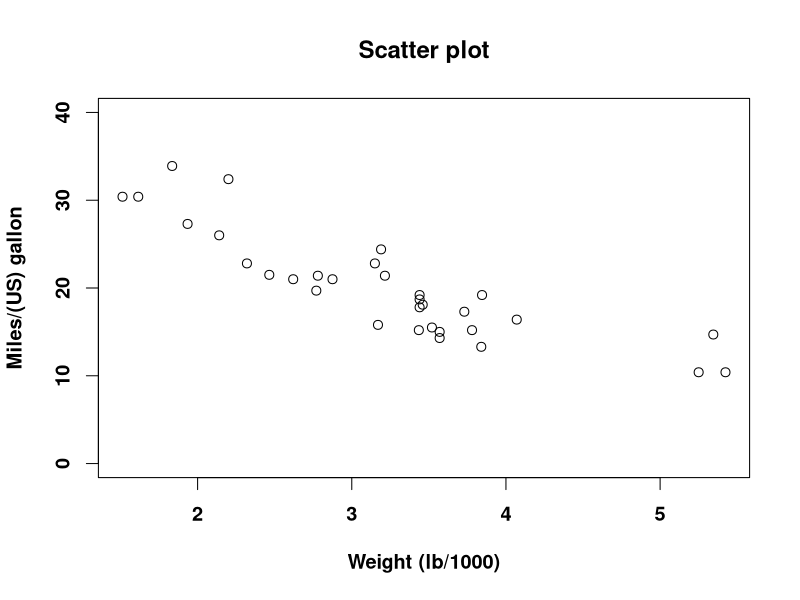
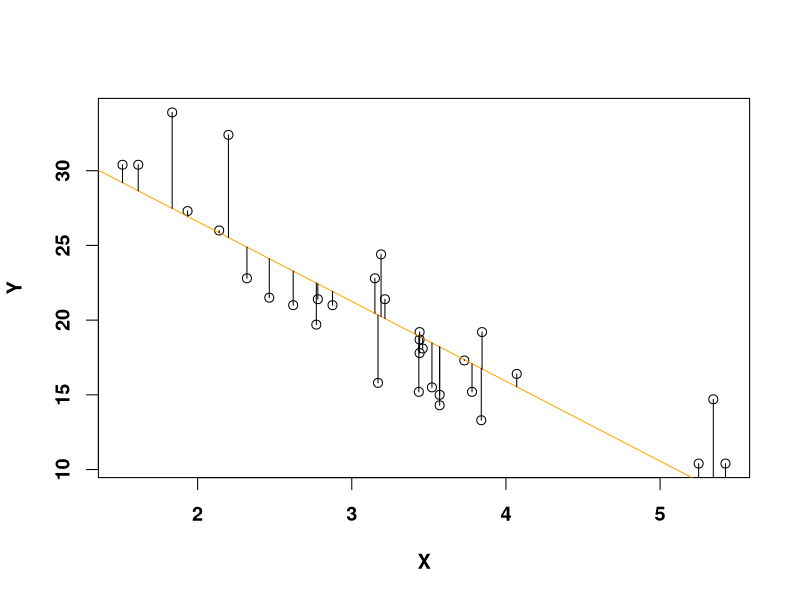
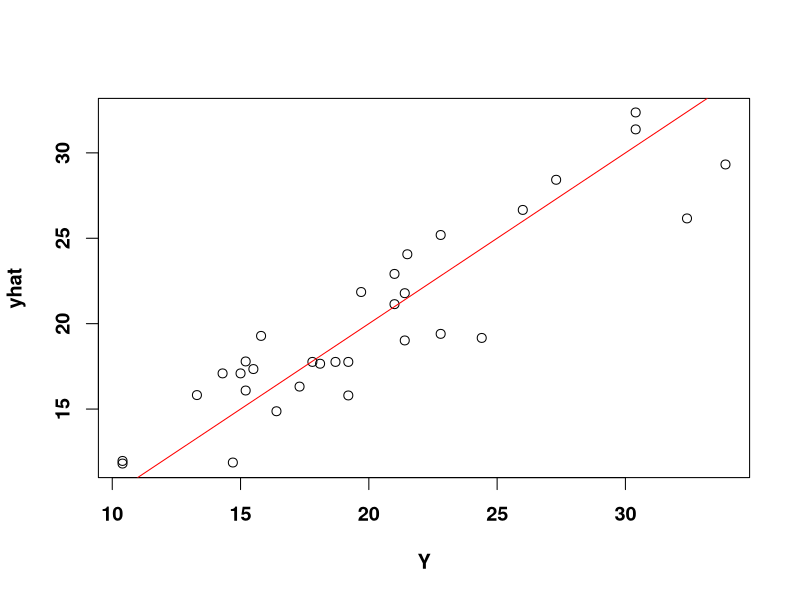
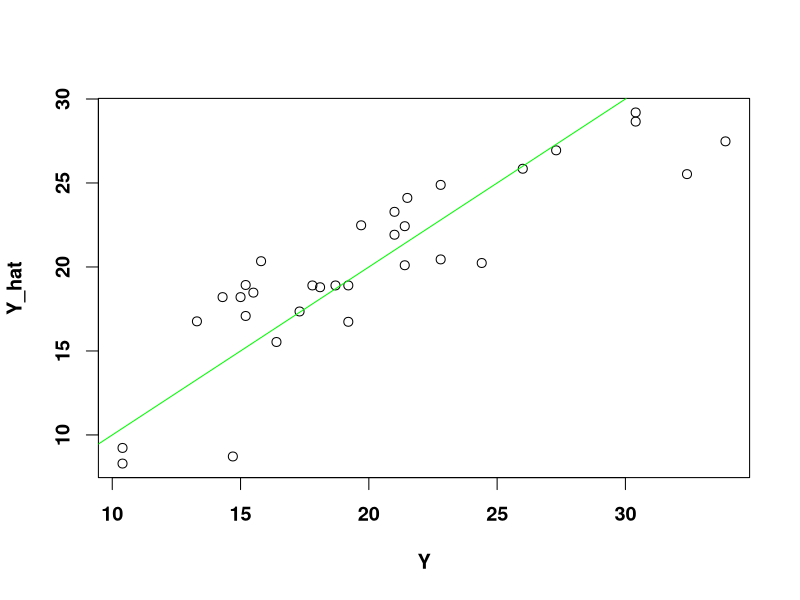
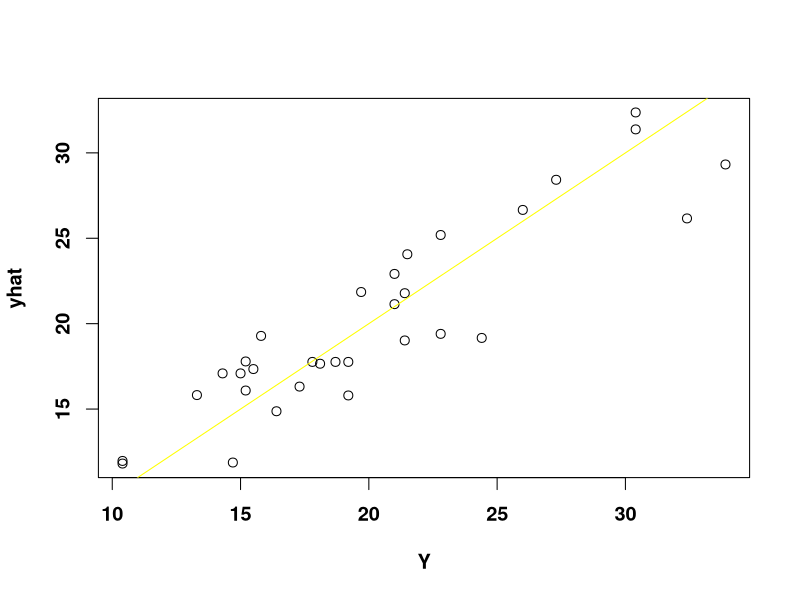
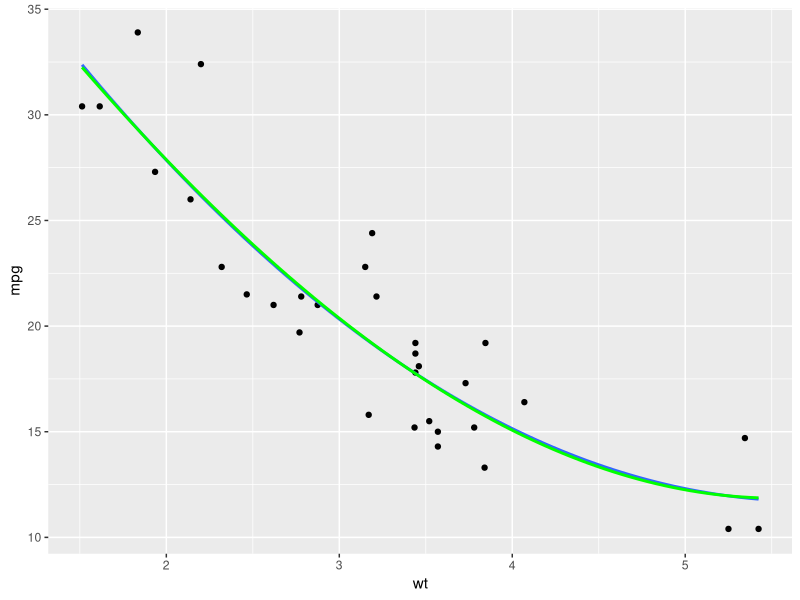

Source code (R) for these figures, in order:
## ---- chunk 1
knitr::opts_chunk$set(echo = TRUE)
library(tidyverse)
setwd("/Users/CarolineHommel/Desktop/Uni/Semester tres/Methods 3/methods git/github_methods_3/week_01")
## ---- chunk 2
formula <- y ~ x ## y as a function of x
y ~ 1 ## model the intercept for "y"
y ~ x ## model the main effect of x and the intercept for y
y ~ x + 1 ## the same as above (+ 1 is implicit)
y ~ x + 0 ## model the main effect of x and no intercept
y ~ x - 1 ## the same as above
y ~ 0 ## doesn't model anything (for completeness)
y ~ x + z ## model the main effects x and z (and an intercept)
y ~ x:z ## model interaction of x and z
y ~ x * z ## model the main effects x and z and their interaction
y ~ x + z + x:z ## the same as above
## ---- chunk 3
par(font.lab=2, font.axis=2, cex=1.2)
plot(mpg ~ wt, data=mtcars, xlab='Weight (lb/1000)', ylab='Miles/(US) gallon',
     main='Scatter plot', ylim=c(0, 40))
## ---- chunk 4
?lm
## ---- chunk 5
data(mtcars)
model <- lm( mpg ~ wt, data=mtcars)
summary(model)
## ---- chunk 6
model.matrix(model)

#estimates intercept and slope
beta_hat <- model$coefficients

#hat is an estimate. y = intercept + slope * x (y=ax+b)
Y_hat <- beta_hat[1] + mtcars$wt*beta_hat[2]

# my x and y's are the miles pr gallon and weight for my linear model
Y <- mtcars$mpg
X <- mtcars$wt

# we compare what it has estimated and what the real datapoints are 
error <- model$residuals
## ---- chunk 7
plot(X, Y)
abline(a = beta_hat[1], b = beta_hat[2], col = "orange")
arrows(x0=X, y0= Y, y1 = Y_hat, length = 0, code = 2, angle = 0)
## ---- chunk 8
n <- 32
const <- rep(1,n)
design_matrix <- cbind(const, mtcars$wt, (mtcars$wt)^2)
#udregner intercept og to forskellige slopes. 
beta_ols <- solve(t(design_matrix)%*%design_matrix)%*%t(design_matrix)%*%Y

## ---- chunk 9
#creating a new lm with the Y predicted by the design matrix (which has the weight and the weight^2 in two columns)
lm_compare <- lm(Y ~ design_matrix [,2] + design_matrix [,3])

summary(lm_compare)

## ---- chunk 10
#now we will compare some predicted y-values with the observed ones from the mtcars data set
design_matrix <- as.matrix(design_matrix)
yhat <- design_matrix%*%beta_ols

plot(Y, yhat)
abline(a = 0, b = 1, col = "red")
# a=intercept and b er hældning, så laver bare en hel standard linje for at sammenligne predictions med the observed values. Havde de været perfekte havde de self fulgt den orange flotte lige linje. 
## ---- chunk 11
plot(Y, Y_hat)
abline(a=0, b=1, col="green")

plot(Y, yhat)
abline(a=0, b=1, col="yellow")
## ---- chunk 12
sum((Y-Y_hat)^2)

sum((Y-yhat)^2)

#sum((model$residuals)^2)
## ---- chunk 13
cubic_fit <- cbind( design_matrix, (mtcars$wt)^3)

#added cubic fit to the model in a new column
lm_cubic_compare <- lm(Y ~ design_matrix [,2] + design_matrix [,3] + cubic_fit [,4])

## ---- chunk 14
both_plot <- ggplot(mtcars, aes(x = wt, y = mpg))+
  geom_point()+
  stat_smooth(method = "lm", formula = y ~ x + I(x^2), size = 1, se = FALSE)+
  stat_smooth(method = "lm", formula = y ~ x + I(x^2) + I(x^3), size = 1, color = "green", se = FALSE)
both_plot
## ---- chunk 15
sum((Y-yhat)^2)
sum((lm_cubic_compare$residuals)^2)
## ---- chunk 16
coef(lm_cubic_compare)
## ---- chunk 17
lm(mpg ~ 1, data=mtcars)
## ---- chunk 18
data(mtcars)
logistic.model <- glm(formula= am ~ wt, data=mtcars, family='binomial')
## ---- chunk 19
logit <-     function(x) log(x / (1 - x))
inv.logit <- function(x) exp(x) / (1 + exp(x))
## ---- chunk 20
getwd()
